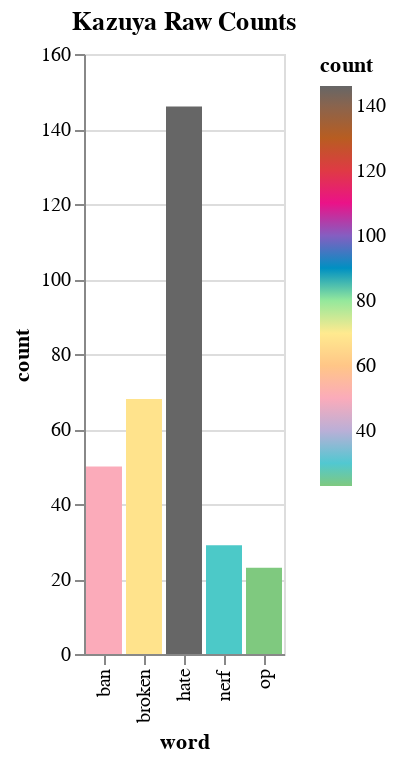

Write notebook code for a chart like this one.
### Code cell
alt.Chart(kazuya).mark_bar().encode(
    alt.X('word'),
    alt.Y('count'),
    color=alt.Color('count', scale=alt.Scale(scheme='accent'), sort=alt.Sort()),
).properties(
    title='Kazuya Raw Counts'
)

### Figure 1 — Vega-Lite specification as saved in the notebook (floating-point values rounded to 4 significant figures)
{"config": {"view": {"continuousWidth": 400, "continuousHeight": 300}}, "data": {"name": "data-c419f486c193afb829bdcc345860530f"}, "mark": "bar", "encoding": {"color": {"field": "count", "scale": {"scheme": "accent"}, "sort": {}, "type": "quantitative"}, "x": {"field": "word", "type": "nominal"}, "y": {"field": "count", "type": "quantitative"}}, "title": "Kazuya Raw Counts", "$schema": "https://vega.github.io/schema/vega-lite/v4.17.0.json", "datasets": {"data-c419f486c193afb829bdcc345860530f": [{"Unnamed: 0": 0, "word": "broken", "count": 68, "frequency": 0.003}, {"Unnamed: 0": 1, "word": "ban", "count": 50, "frequency": 0.002}, {"Unnamed: 0": 2, "word": "op", "count": 23, "frequency": 0.001}, {"Unnamed: 0": 3, "word": "nerf", "count": 29, "frequency": 0.001}, {"Unnamed: 0": 4, "word": "hate", "count": 146, "frequency": 0.007}]}}
